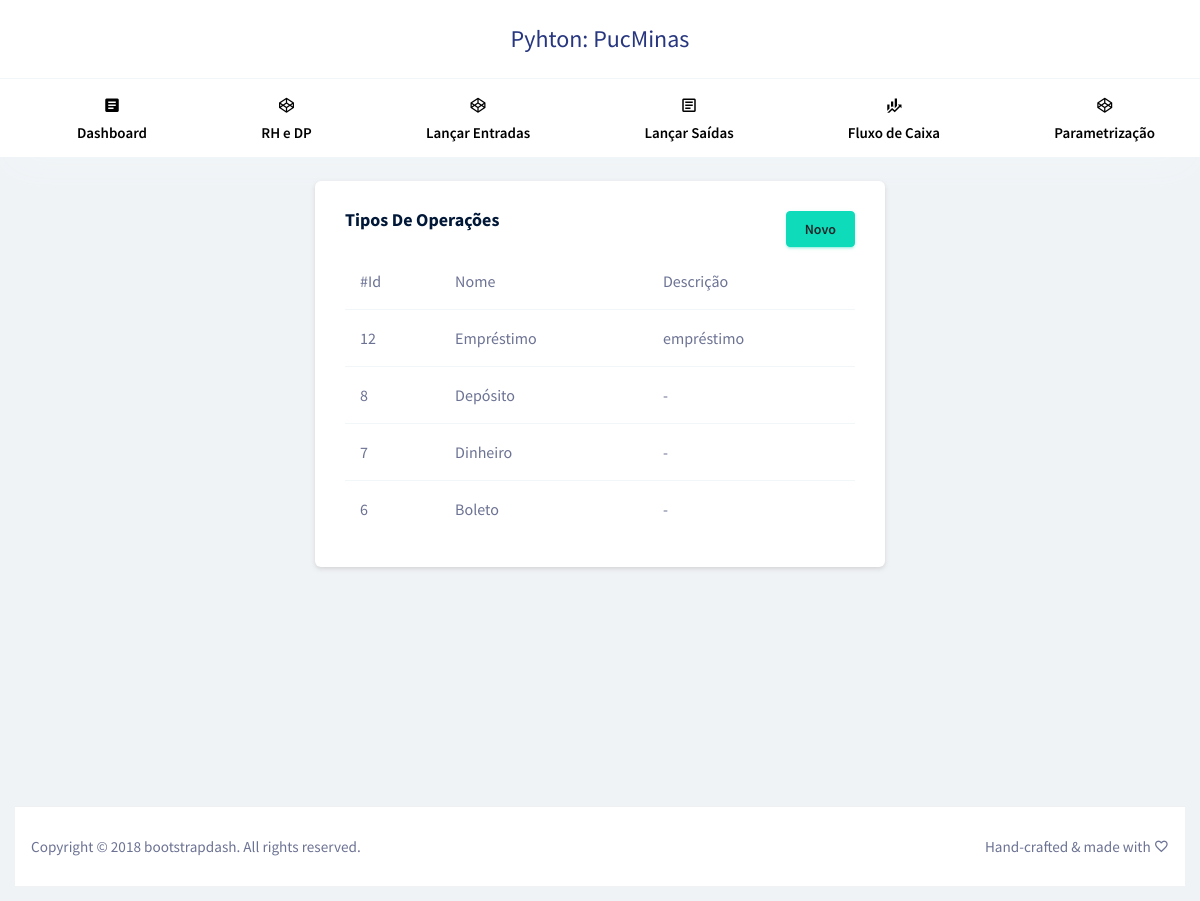
Page /tipo-operacao/ on the earlier database version.
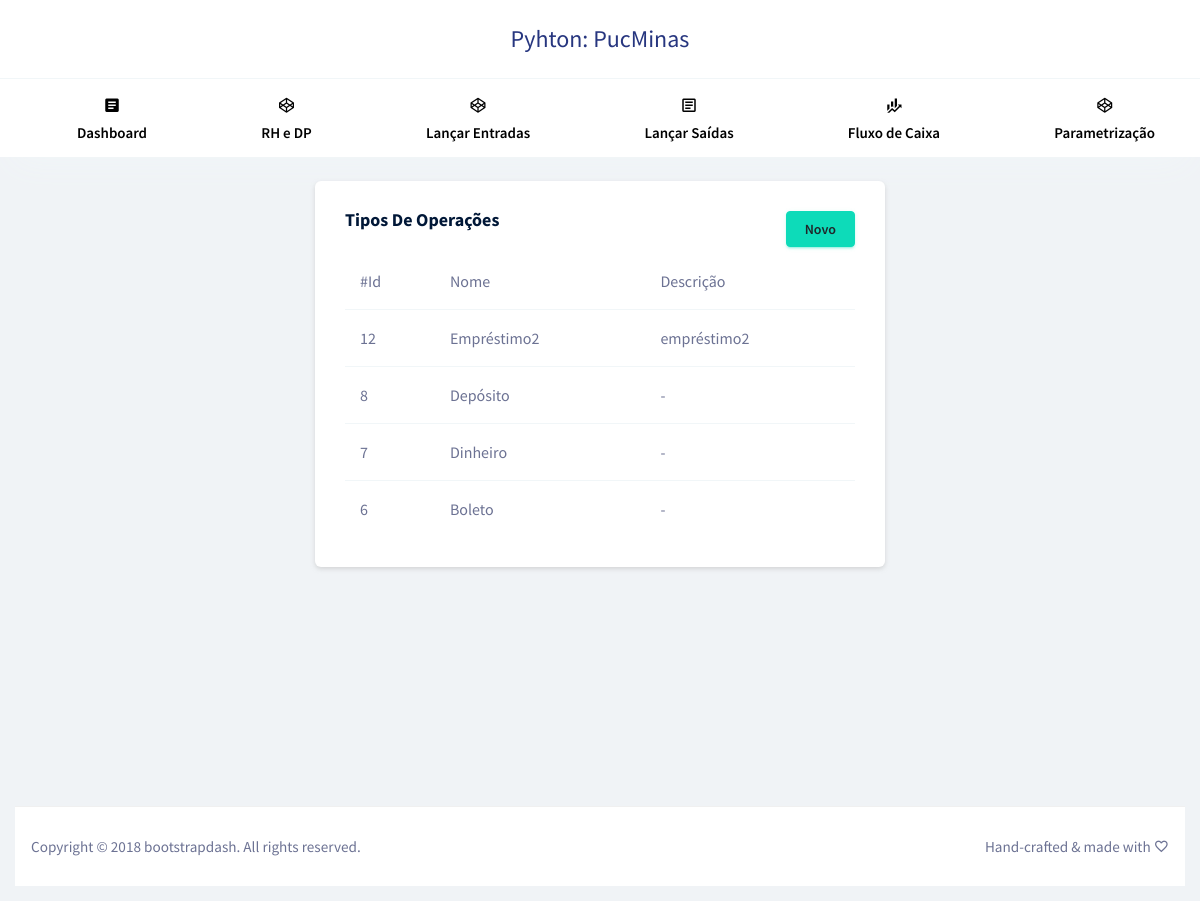
Same page on the later database version.
### aplicacao/models/tipoOperacao.py (models this page shows, shortened)
class TipoOperacao(models.Model):
	nome = models.CharField(max_length=30)
	descricao = models.CharField(max_length=30)

### aplicacao/views/view_tipoOperacao.py (the view)
def index(request):
    returnedObjects = TipoOperacao.objects.all().order_by('-id')
    dados = {"returnedObjectsList": returnedObjects}
    return render(request, "tipo-operacao/listar.html", dados)

### aplicacao/templates/tipo-operacao/listar.html
{% extends 'layout/app.html' %}
{% block xpto %}
<div class="row justify-content-md-center">
	<div class="col-6 grid-margin stretch-card">
		<div class="card">
			<div class="card-body">
				<div class="row">
					<div class="col-6"><h4 class="card-title">Tipos de Operações</h4></div>
					<div class="col-6" style="text-align:right"><a href="{% url 'tipo-operacao.create' %}" type="button" class="btn btn-success">Novo</a></div>
				</div>
				{% if returnedObjectsList %}
						<div class="table-responsive">
							<table class="table table-hover">
								<thead>
									<tr>
										<th>#Id</th>
										<th>Nome</th>
										<th>Descrição</th>
									</tr>
								</thead>
								<tbody>
								{% for object in returnedObjectsList %}
									<tr style="cursor:pointer" onclick="window.location='{% url 'tipo-operacao.show' object.id %}'">
										<td>{{ object.id }}</td>
										<td>{{ object.nome }}</td>
										<td>{{ object.descricao }}</td>
									</tr>
								{% endfor %}
								</tbody>
							</table>
						</div>
				{% else %}
					<p>Não há pessoas cadastradas.</p>
				{% endif %}
			</div>
		</div>
	</div>
</div>
{% endblock %}

### aplicacao/templates/layout/app.html (shortened to what this page needs)
{% load static %}
<!DOCTYPE html>
<html lang="en">
<head>
  {% include "layout/head.html" %}
        {% include 'layout/navbar.html' %}
    <div class="container-fluid page-body-wrapper">
      <div class="main-panel">
        <div class="content-wrapper">
            {% block xpto %}
            {% endblock %}
          </div>
        {% include "layout/footer.html" %}
      </div>
    </div>
</body>
</html>

### aplicacao/templates/layout/head.html (shortened to what this page needs)
{% load static %}
  <link rel="stylesheet" href="{% static "vendors/mdi/css/materialdesignicons.min.css" %}">
  <link rel="stylesheet" href="{% static "vendors/base/vendor.bundle.base.css" %}">
  <link rel="stylesheet" href="{% static "css/style.css" %}">
  <link rel="stylesheet" href="{% static "css/style-customizado.css" %}">

### aplicacao/templates/layout/navbar.html (shortened to what this page needs)
    {% load static %}
    <div class="horizontal-menu">
      <nav class="navbar top-navbar col-lg-12 col-12 p-0">
        <div class="container-fluid">
          <div class="navbar-menu-wrapper d-flex align-items-center justify-content-between">
            <div class="text-center navbar-brand-wrapper d-flex align-items-center justify-content-center">
                <a class="navbar-brand brand-logo" href="{% url 'index' %}">Pyhton: PucMinas</a>
            </div>
          </div>
        </div>
      </nav>
      <nav class="bottom-navbar">
        <div class="container">
            <ul class="nav page-navigation">
              <li class="nav-item">
                <a class="nav-link" href="{% url 'index' %}">
                  <i class="mdi mdi-file-document-box menu-icon"></i>
                  <span class="menu-title">Dashboard</span>
                </a>
              </li>
              <li class="nav-item">
                  <a href="#" class="nav-link">
                    <i class="mdi mdi-codepen menu-icon"></i>
                    <span class="menu-title">RH e DP</span>
                  </a>
              </li>
              <li class="nav-item">
                  <a href="{% url 'operacao-financeira-entrada.index' %}" class="nav-link">
                    <i class="mdi mdi-codepen menu-icon"></i>
                    <span class="menu-title">Lançar Entradas</span>
                  </a>
              </li>
              <li class="nav-item">
                  <a href="{% url 'operacao-financeira-saida.index' %}" class="nav-link">
                    <i class="mdi mdi-file-document-box-outline menu-icon"></i>
                    <span class="menu-title">Lançar Saídas</span></a>
              </li>
              <li class="nav-item">
                  <a href="{% url 'operacao-financeira.index' %}" class="nav-link">
                    <i class="mdi mdi-finance menu-icon"></i>
                    <span class="menu-title">Fluxo de Caixa</span>
                  </a>
              </li>
              <li class="nav-item">
                  <a href="#" class="nav-link">
                    <i class="mdi mdi-codepen menu-icon"></i>
                    <span class="menu-title">Parametrização</span>
                  </a>
              </li>
            </ul>
        </div>
      </nav>
    </div>

### aplicacao/templates/layout/footer.html
<footer class="footer">
    <div class="footer-wrap">
        <div class="w-100 clearfix">
        <span class="d-block text-center text-sm-left d-sm-inline-block">Copyright © 2018 <a href="https://www.bootstrapdash.com/" target="_blank">bootstrapdash</a>. All rights reserved.</span>
        <span class="float-none float-sm-right d-block mt-1 mt-sm-0 text-center">Hand-crafted & made with <i class="mdi mdi-heart-outline"></i></span>
        </div>
    </div>
</footer>

Differences in the rows shown:
changed TipoOperacao id 12: nome "Empréstimo" → "Empréstimo2"; descricao "empréstimo" → "empréstimo2"
